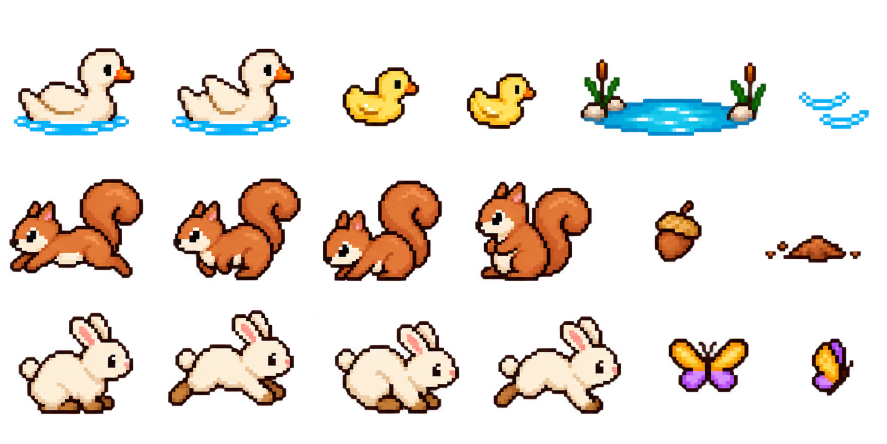
#> input picture assets/ambient-life-v1/sources/animals-clean-v2.png, 1774 x 887 px, given in place of rainbow.png, which was not available (shown at 1/2 size)
$ python prepare-scenery.py
#> lines starting #> are read from the running program, lines starting #| are printed output that depends on the picture
from pathlib import Path
from PIL import Image
import hashlib, json, shutil

root = Path(__file__).resolve().parents[1]
generated = Path('C:/Users/mechrevo/.codex/generated_images/01a11bdb-d0cb-7f30-aa81-e08acb61df39')
assets = root / 'assets/scenery-v1'
sources = {
    'rainbow': 'exec-ae6fe812-da27-4e34-a5b9-ad5a990e04f9.png',
    'meteors': 'exec-baef6d2f-38f5-4aac-9bd7-de8d48115290.png',
    'fireflies': 'exec-f373b6f9-4e40-4d51-8ee4-61dc3e20bae0.png',
}
records = []
for name, filename in sources.items():
    source = assets / 'sources' / (name + '.png')
    if not source.exists(): shutil.copy2(generated / filename, source)
    image = Image.open(source).convert('RGBA')
#> image is the input picture: PIL image 1774x887 RGBA; mean R, G, B, A 41.9, 33.9, 26.8, 59.6
    # Mechanical proportional downscale only; retain the complete generated composition.
    size = (600, round(image.height * 600 / image.width))
#> size = (600, 300)
    image.resize(size, Image.Resampling.NEAREST).save(assets / 'runtime' / (name + '.png'), optimize=True)
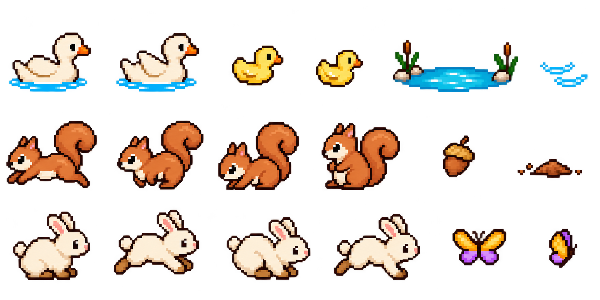
#> saved as rainbow.png: PIL image 600x300 RGBA; mean R, G, B, A 42, 34, 26.8, 59.7; transparent parts drawn white
    records.append({'id': name, 'source': str(source.relative_to(assets)), 'generatedOriginal': filename,
        'sourceSha256': hashlib.sha256(source.read_bytes()).hexdigest(), 'sourceSize': image.size,
        'runtime': 'runtime/' + name + '.png', 'runtimeSize': size, 'resampling': 'NEAREST',
        'crop': None, 'prompt': 'prompts/' + name + '.txt', 'transparent_background': False})
#> pass 2 of the loop `for name, filename in sources.items():`:
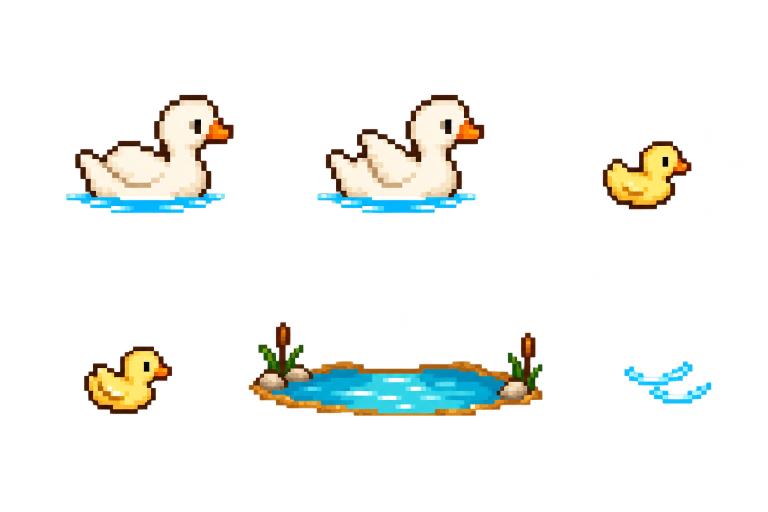
#> input picture assets/ambient-life-v1/sources/ducks-v1.png, 1536 x 1024 px, given in place of meteors.png, which was not available (shown at 1/2 size)
#> image is the input picture: PIL image 1536x1024 RGBA; mean R, G, B, A 45.2, 48.1, 38.2, 29.5
#> `image.resize(size, Image.Resampling.NEAREST).save(assets / 'runtime' /..`:
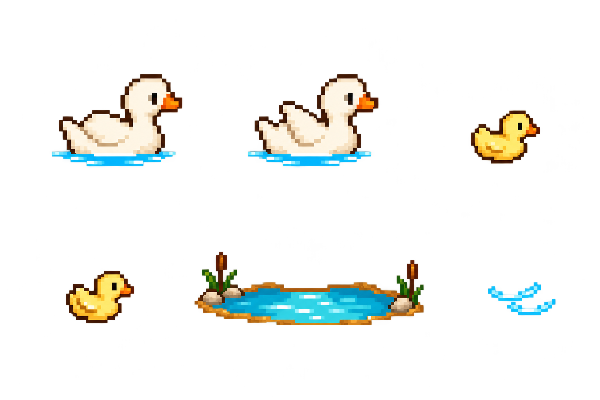
#> saved as meteors.png: PIL image 600x400 RGBA; mean R, G, B, A 45.2, 48.1, 38.2, 29.4; transparent parts drawn white
(assets / 'generation.json').write_text(json.dumps({'tool': 'builtin image_gen', 'reference':
    'docs/ambient-life-review/2026-10-11/screenshots/after-remove-squirrel.png',
    'note': 'An initial parallel request failed with a network error. These three sequential calls succeeded.',
    'assets': records}, ensure_ascii=False, indent=2) + '\n', encoding='utf-8')
print(json.dumps(records))
#> (printed output is left out)
